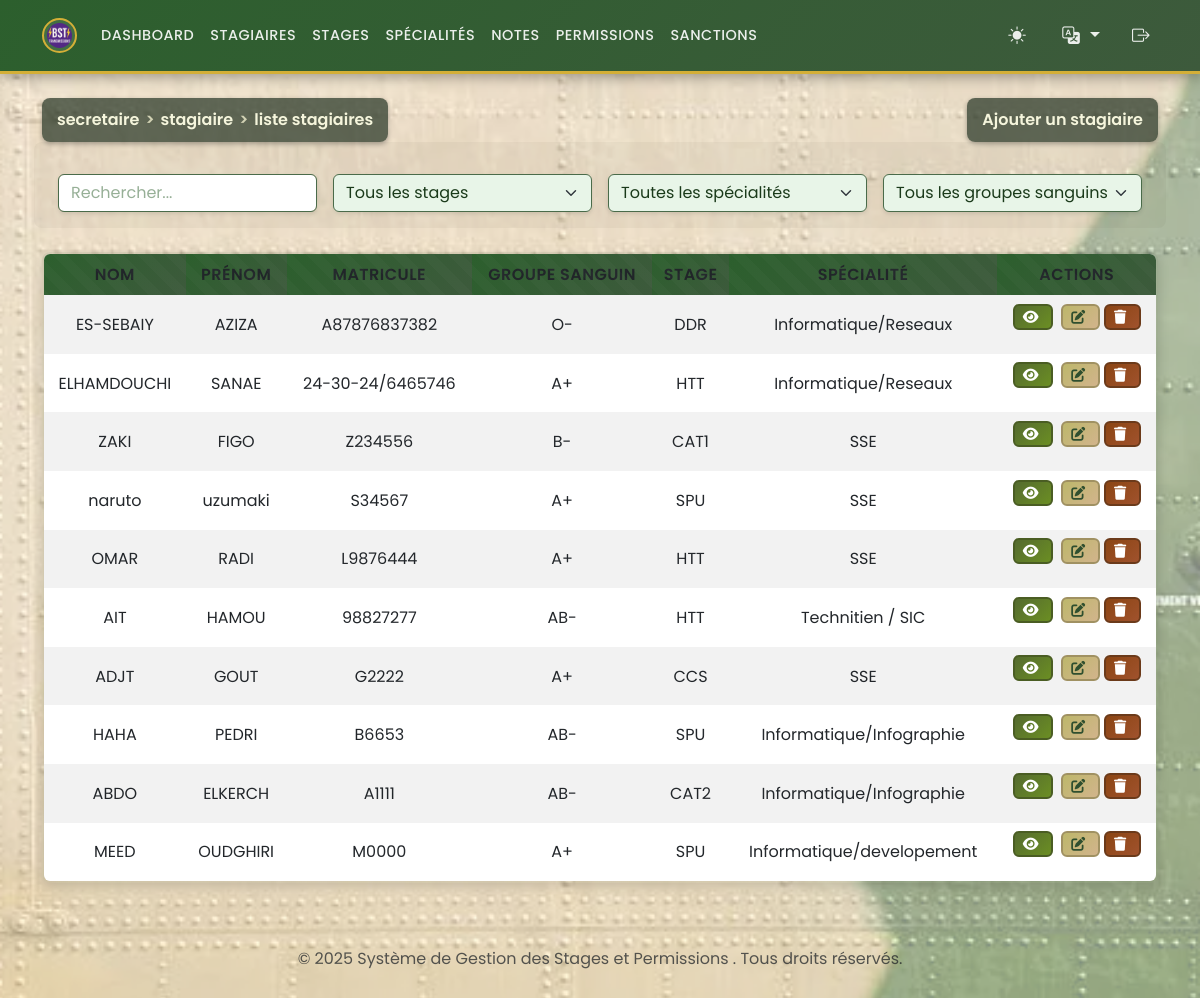
The app's page /secretaire/manage_stagiaires.php (signed in) with its own data.
### tables this page shows
CREATE TABLE `stagiaires` (
  `id` int(11) NOT NULL,
  `matricule` varchar(50) NOT NULL,
  `nom` varchar(100) NOT NULL,
  `prenom` varchar(100) NOT NULL,
  `date_naissance` date DEFAULT NULL,
  `adresse` text DEFAULT NULL,
  `telephone` varchar(20) DEFAULT NULL,
  `email` varchar(100) DEFAULT NULL,
  `groupe_sanguin` enum('A+','A-','B+','B-','AB+','AB-','O+','O-') DEFAULT NULL,
  `photo` varchar(255) DEFAULT NULL,
  `grade` enum('Lieutenant','Sous-Lieutenant','Adjudant Chef','Adjudant','Sergent Chef','Sergent','Caporal Chef','Caporal','2 eme Classe','1er Classe') DEFAULT NULL,
  `date_inscription` date DEFAULT curdate(),
  `id_stage` int(11) NOT NULL,
  `id_specialite` int(11) NOT NULL
);

CREATE TABLE `stages` (
  `id` int(11) NOT NULL,
  `intitule` varchar(150) NOT NULL,
  `date_debut` date DEFAULT NULL,
  `date_fin` date DEFAULT NULL
);

CREATE TABLE `specialites` (
  `id` int(11) NOT NULL,
  `nom_specialite` varchar(150) NOT NULL,
  `description` text DEFAULT NULL
);

### functions.php (called while the page is built, shortened)
<?php
if (isset($_GET['lang'])) {
    $lang = $_GET['lang'];
    $_SESSION['lang'] = $lang;
} elseif (isset($_SESSION['lang'])) {
    $lang = $_SESSION['lang'];
} else {
    $lang = 'ar';
    $_SESSION['lang'] = $lang;
}
$lang_file = __DIR__ . '/lang/' . $lang . '.php';
if (file_exists($lang_file)) {
    $translations = include $lang_file;
} else {
    $translations = include __DIR__ . '/lang/ar.php';
}
?>

### secretaire/manage_stagiaires.php (the view, shortened to what this page needs)
<?php
require '../functions.php';
$sql = "SELECT s.*, st.intitule AS stage_name, sp.nom_specialite AS specialite_name
        FROM stagiaires s
        JOIN stages st ON s.id_stage = st.id
        JOIN specialites sp ON s.id_specialite = sp.id
        ORDER BY s.id DESC";
$stagiaires = $pdo->query($sql)->fetchAll();
?>
<?php include '../templates/header.php'; ?>
<div class="d-flex justify-content-between align-items-center mb-3">
<div class="breadcrumb-header"><?php echo htmlspecialchars($translations['breadcrumb_secretaire']); ?> <span>></span> <?php echo htmlspecialchars($translations['breadcrumb_stagiaire']); ?> <span>></span> <?php echo htmlspecialchars($translations['breadcrumb_liste_stagiaires']); ?></div>
<button class="breadcrumb-header" data-bs-toggle="modal"
    data-bs-target="#addStagiaireModal"><?php echo htmlspecialchars($translations['add_trainee']); ?></button>
</div>
<div class="mb-3 row g-3 align-items-center">
    <div class="col">
        <input type="text" id="searchInput" class="form-control"
            placeholder="<?php echo htmlspecialchars($translations['search']); ?>">
    </div>
    <div class="col">
        <select id="filterStage" class="form-select">
            <option value=""><?php echo htmlspecialchars($translations['all_stages']); ?></option>
        </select>
    </div>
    <div class="col">
        <select id="filterSpecialite" class="form-select">
            <option value=""><?php echo htmlspecialchars($translations['all_specialities']); ?></option>
        </select>
    </div>
    <div class="col">
        <select id="filterGroupeSanguin" class="form-select">
            <option value=""><?php echo htmlspecialchars($translations['all_blood_groups']); ?></option>
        </select>
    </div>
</div>
<table class="table table-striped table-responsive" style="border-radius: 0.5rem; overflow: hidden;">
    <thead>
        <tr>
            <th><?php echo htmlspecialchars($translations['last_name']); ?></th>
            <th><?php echo htmlspecialchars($translations['first_name']); ?></th>
            <th><?php echo htmlspecialchars($translations['matricule_label']); ?></th>
            <th><?php echo htmlspecialchars($translations['blood_group']); ?></th>
            <th><?php echo htmlspecialchars($translations['stage']); ?></th>
            <th><?php echo htmlspecialchars($translations['speciality']); ?></th>
            <th><?php echo htmlspecialchars($translations['actions']); ?></th>
        </tr>
    </thead>
    <tbody id="stagiairesTableBody">
        <?php foreach ($stagiaires as $stagiaire): ?>
            <tr data-stage="<?php echo htmlspecialchars($stagiaire['stage_name']); ?>"
                data-specialite="<?php echo htmlspecialchars($stagiaire['specialite_name']); ?>"
                data-groupe-sanguin="<?php echo $stagiaire['groupe_sanguin']; ?>">
                <td><?php echo htmlspecialchars($stagiaire['nom']); ?></td>
                <td><?php echo htmlspecialchars($stagiaire['prenom']); ?></td>
                <td><?php echo $stagiaire['matricule']; ?></td>
                <td><?php echo $stagiaire['groupe_sanguin']; ?></td>
                <td><?php echo htmlspecialchars($stagiaire['stage_name']); ?></td>
                <td><?php echo htmlspecialchars($stagiaire['specialite_name']); ?></td>
                <td class="text-center">
                    <a href="../admin/profile_stagiaire.php?id=<?php echo $stagiaire['id']; ?>"
                        class="btn btn-sm btn-info me-1"><i class="fas fa-eye"></i></a>
                    <button class="btn btn-sm btn-warning" data-bs-toggle="modal"
                        data-bs-target="#editStagiaireModal<?php echo $stagiaire['id']; ?>"><i class="fas fa-edit"></i></button>
                    <form method="post" action="../actions/delete_stagiaire.php" style="display:inline-block;"
                        onsubmit="return confirm('<?php echo htmlspecialchars($translations['confirm_delete_trainee']); ?>');">
                        <button type="submit"
                            class="btn btn-sm btn-danger"><i class="fas fa-trash"></i></button>
                    </form>
                </td>
            </tr>
        <?php endforeach; ?>
    </tbody>
</table>
<?php include '../templates/footer.php'; ?>

### records on screen
stagiaires: nom "ES-SEBAIY", prenom "AZIZA", matricule "A87876837382", groupe_sanguin "O-", id_stage.intitule "DDR", id_specialite.nom_specialite "Informatique/Reseaux"
stagiaires: nom "ELHAMDOUCHI", prenom "SANAE", matricule "24-30-24/6465746", groupe_sanguin "A+", id_stage.intitule "HTT", id_specialite.nom_specialite "Informatique/Reseaux"
stagiaires: nom "ZAKI", prenom "FIGO", matricule "Z234556", groupe_sanguin "B-", id_stage.intitule "CAT1", id_specialite.nom_specialite "SSE"
stagiaires: nom "naruto", prenom "uzumaki", matricule "S34567", groupe_sanguin "A+", id_stage.intitule "SPU", id_specialite.nom_specialite "SSE"
stagiaires: nom "OMAR", prenom "RADI", matricule "L9876444", groupe_sanguin "A+", id_stage.intitule "HTT", id_specialite.nom_specialite "SSE"
stagiaires: nom "AIT", prenom "HAMOU", matricule "98827277", groupe_sanguin "AB-", id_stage.intitule "HTT", id_specialite.nom_specialite "Technitien / SIC"
stagiaires: nom "ADJT", prenom "GOUT", matricule "G2222", groupe_sanguin "A+", id_stage.intitule "CCS", id_specialite.nom_specialite "SSE"
stagiaires: nom "HAHA", prenom "PEDRI", matricule "B6653", groupe_sanguin "AB-", id_stage.intitule "SPU", id_specialite.nom_specialite "Informatique/Infographie"
stagiaires: nom "ABDO", prenom "ELKERCH", matricule "A1111", groupe_sanguin "AB-", id_stage.intitule "CAT2", id_specialite.nom_specialite "Informatique/Infographie"
stagiaires: nom "MEED", prenom "OUDGHIRI", matricule "M0000", groupe_sanguin "A+", id_stage.intitule "SPU", id_specialite.nom_specialite "Informatique/developement"

### other values on screen
$translations['dashboard'] "DASHBOARD"
$translations['trainees'] "STAGIAIRES"
$translations['stages'] "STAGES"
$translations['specialities'] "SPÉCIALITÉS"
$translations['notes'] "NOTES"
$translations['permissions'] "PERMISSIONS"
$translations['sanctions'] "SANCTIONS"
$translations['breadcrumb_secretaire'] "secretaire"
$translations['breadcrumb_stagiaire'] "stagiaire"
$translations['breadcrumb_liste_stagiaires'] "liste stagiaires"
$translations['add_trainee'] "Ajouter un stagiaire"
$translations['last_name'] "NOM"
$translations['first_name'] "PRÉNOM"
$translations['matricule_label'] "MATRICULE"
$translations['blood_group'] "GROUPE SANGUIN"
